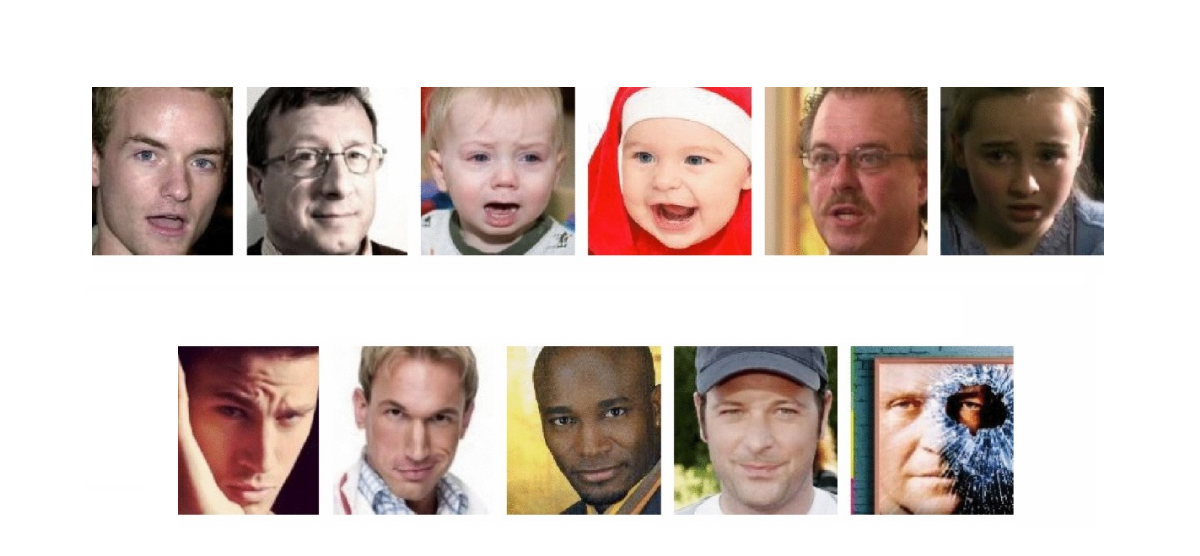
#> input picture imagens/emotions.png, 1200 x 556 px, given in place of vines.mp4, which was not available
$ python detectar_video.py
#> lines starting #> are read from the running program, lines starting #| are printed output that depends on the picture; pictures that were not available may be replaced by others from this repository, and a replacement may not be noted
import cv2
import matplotlib

## motor gráfico backend pra funcionar o .show() no arch ##
matplotlib.use('Qt5Agg')

import matplotlib.pyplot as plt

## XML Disponibilizado pela OpenCV para reconhecimento facial (2001) ##
face_cascade = cv2.CascadeClassifier('XMLs/haarcascade_frontalface_default.xml')

## Importando o video ##
video = cv2.VideoCapture('videos/vines.mp4')
clahe = cv2.createCLAHE(clipLimit=2.0, tileGridSize=(8,8))

## Para evitar que ele pegue apenas o primeiro frame do video, precisa do loop ##
while True:
    ret, frame = video.read()
#> frame is the input picture: shape (556, 1200, 3); mean B, G, R 192.2, 197.6, 211

    frame_resized = cv2.resize(frame, None, fx=0.5, fy=0.5)

    ## Transformando em Tons de Cinza, para auxiliar na detecção ##
    gray = cv2.cvtColor(frame_resized, cv2.COLOR_BGR2GRAY)
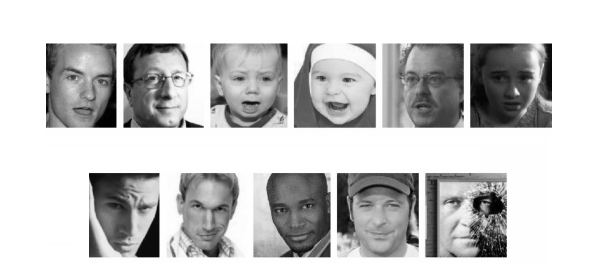
#> gray: shape (278, 600); min 0, max 255, mean 201.1

    ## Aplicando a Transformação CLAHE para testes adicionais ##
    gray_clahe = clahe.apply(gray)
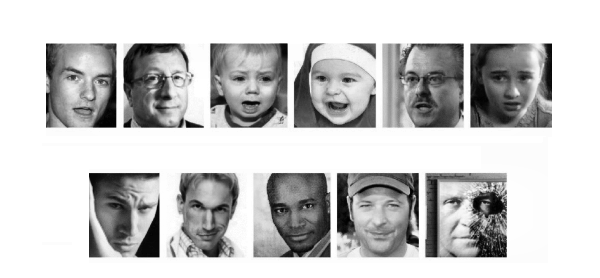
#> gray_clahe: shape (278, 600); min 0, max 255, mean 200.5

    ## Usando o detector ##
    faces = face_cascade.detectMultiScale(gray_clahe, scaleFactor=1.15, minNeighbors=6, minSize=(30, 30))
#> faces = [[177, 184, 63, 63], [55, 54, 66, 66], [218, 52, 70, 70], [390, 53, 66, 66], [131, 52, 66, 66], [478, 53, 67, 67], [100, 185, 61, 61], [264, 184, 62, 62], [300, 52, 72, 72], [345, 181, 68, 68], [428, 174, 80, 80]]

    ## Desenhando os retângulos onde ele detectou os rostos ##
    for (x, y, w, h) in faces:
        cv2.rectangle(frame_resized, (x, y), (x+w, y+h), (255, 0, 0), 2)
#> this loop made 11 passes
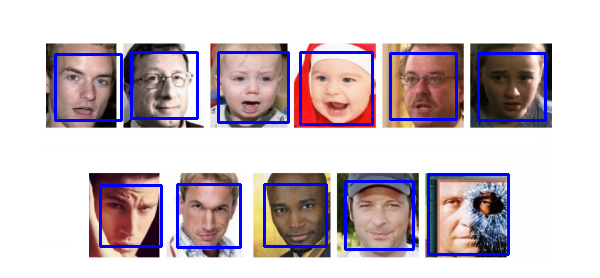
#> frame_resized: shape (278, 600, 3); mean B, G, R 199.2, 190.5, 202.5

    cv2.imshow("Resultado do Video", frame_resized)
    if cv2.waitKey(1) & 0xFF == ord('x'):
#> (key x is pressed here)
        break

video.release()
cv2.destroyAllWindows()
